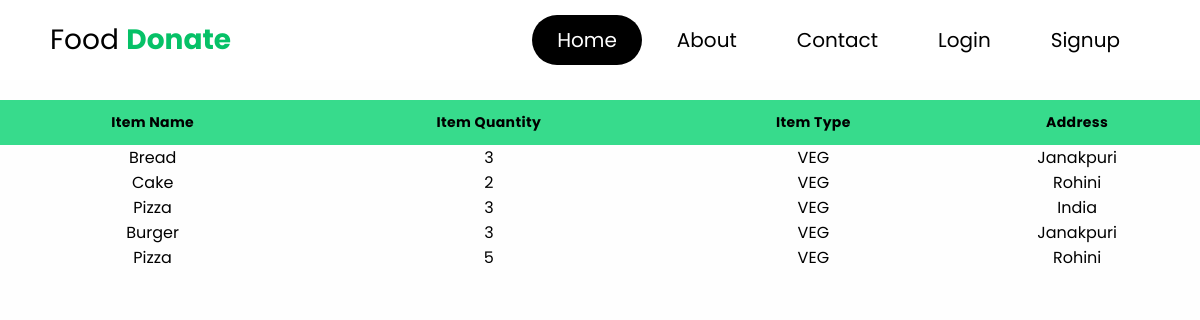
/user, run on an earlier commit of the app's database.
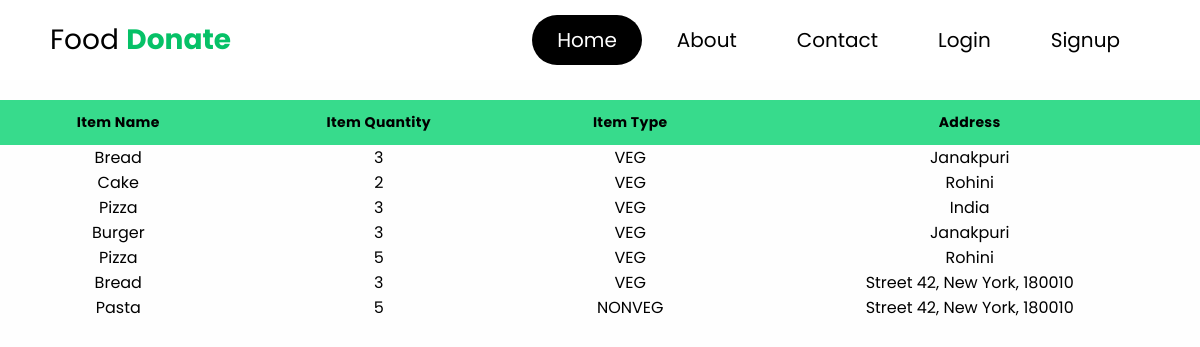
And on a later commit of the database.
### tables this page shows
CREATE TABLE "food_item" (
	"id"	INTEGER,
	"food_name"	TEXT,
	"donor_id"	INTEGER,
	"quantity"	INTEGER,
	"timing"	TEXT DEFAULT CURRENT_TIMESTAMP,
	"type"	TEXT,
	"address"	TEXT,
	PRIMARY KEY("id")
);

### app.py (the view)
@app.route("/user")
def takefood():
    try:
        rows = db.execute("SELECT * from food_item;")
        return render_template("foodtake.html",values=rows)
    except:
        pass
    return render_template("login.html")

### app.py (called while the page is built)
@app.after_request
def after_request(response):
    response.headers["Cache-Control"] = "no-cache, no-store, must-revalidate"
    response.headers["Expires"] = 0
    response.headers["Pragma"] = "no-cache"
    return response

### templates/foodtake.html (shortened to what this page needs)
<!DOCTYPE html>
<html lang="en">
<head>
    <link rel="stylesheet" href="../static/loginstyle.css">
    <link rel="stylesheet" href="../static/home.css">
    <link rel="stylesheet" href="../static/profile.css">
    <link rel="stylesheet" href="path/to/font-awesome/css/font-awesome.min.css">
    <link rel="stylesheet" href="https://cdnjs.cloudflare.com/ajax/libs/font-awesome/6.2.1/css/all.min.css">
    <link rel="stylesheet" href="https://cdn.jsdelivr.net/npm/bootstrap-icons@1.3.0/font/bootstrap-icons.css" />
</head>
<body>
  <header>
    <div class="logo">Food <b style="color: #06C167;">Donate</b></div>
    <nav class="nav-bar">
        <ul>
          {% if not session["user_id"] %}
          <li><a href="/" class="active">Home</a></li>
          <li><a href="/about" >About</a></li>
          <li><a href="/contact" >Contact</a></li>
          <li><a href="/login" >Login</a></li>
          <li><a href="/Signup" >Signup</a></li>
          {% endif %}
        </ul>
    </nav>
</header>
       <div class="table-container">
         <div class="table-wrapper">
        <table class="table">
        <thead>
        <tr>
            <th>Item Name</th>
            <th>Item Quantity</th>
            <th>Item Type</th>
            <th>Address</th>
        </tr>
        </thead>
       <tbody>
      <tbody>
          {% for value in values %}
            <tr>
                  <td scope="row" style="text-align: center;">{{ value.food_name }}</td>
                  <td scope="row" style="text-align: center;">{{ value.quantity }}</td>
                  <td scope="row" style="text-align: center;">{{ value.type.upper() }}</td>
                  <td scope="row" style="text-align: center;">{{ value.address }}</td>
            </tr>
          {% endfor %}
        </tbody>
    </table>
         </div>
   </div>
</body>
</html>

What changed in the data, as far as the page shows it:
added food_item: food_name "Bread", quantity "3", type "VEG", address "Street 42, New York, 180010"
added food_item: food_name "Pasta", quantity "5", type "NONVEG", address "Street 42, New York, 180010"
